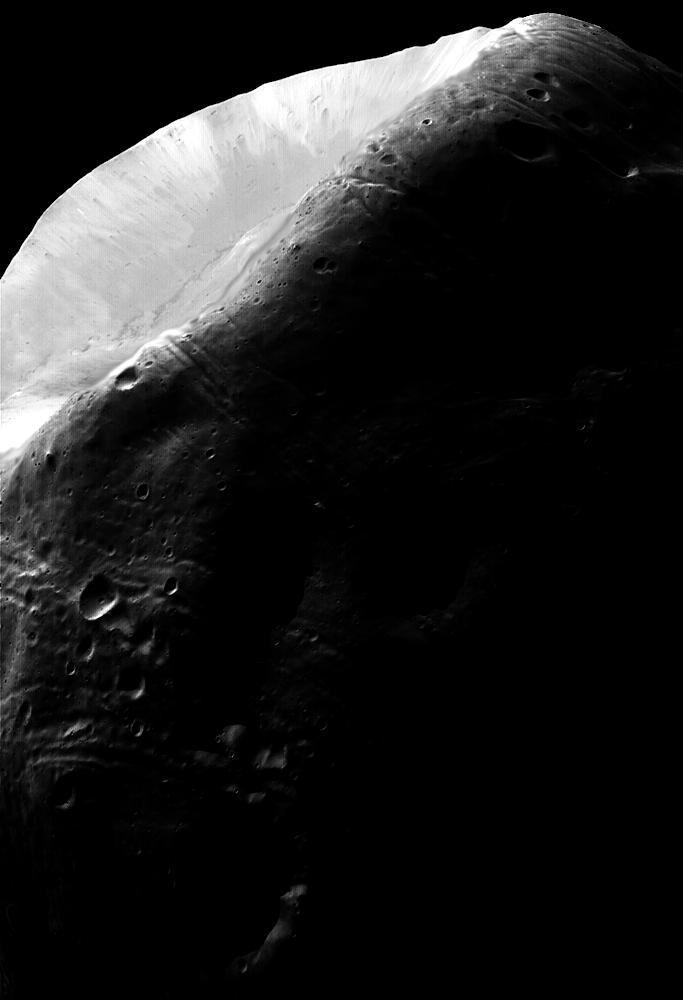
#> input picture images/phobos.jpg, 683 x 1000 px, given in place of phobos.png, which was not available
$ python phobos_matching.py
#> lines starting #> are read from the running program, lines starting #| are printed output that depends on the picture; pictures that were not available may be replaced by others from this repository, and a replacement may not be noted
#> further down, phobos is the input picture: shape (1000, 683) float64; min 0, max 1, mean 0.125
import numpy as np
import matplotlib.pyplot as plt
from skimage.io import imread
from skimage.util import img_as_float
from skimage.exposure import equalize_hist
import sys

def custom_histogram_equalization(image):
    """
    Apply histogram equalization to an image
    T(x_k) = L * cdf_I(k)
    """
    # Get image histogram
    hist, bins = np.histogram(image.flatten(), bins=256, range=(0, 1))
#> hist = 256 values, max 416871 at index 0, min 157 at index 144, mean 2668; bins = 257 values from 0 to 1

    # Calculate cumulative distribution function
    cdf = np.cumsum(hist)
#> cdf = 256 values from 416871 to 683000
    cdf_normalized = cdf / cdf[-1]  # Normalize to [0,1]
#> cdf_normalized = 256 values from 0.61 to 1

    # Apply histogram equalization using CDF as a mapping function
    equalized = np.interp(image.flatten(), bins[:-1], cdf_normalized)

    return equalized.reshape(image.shape)
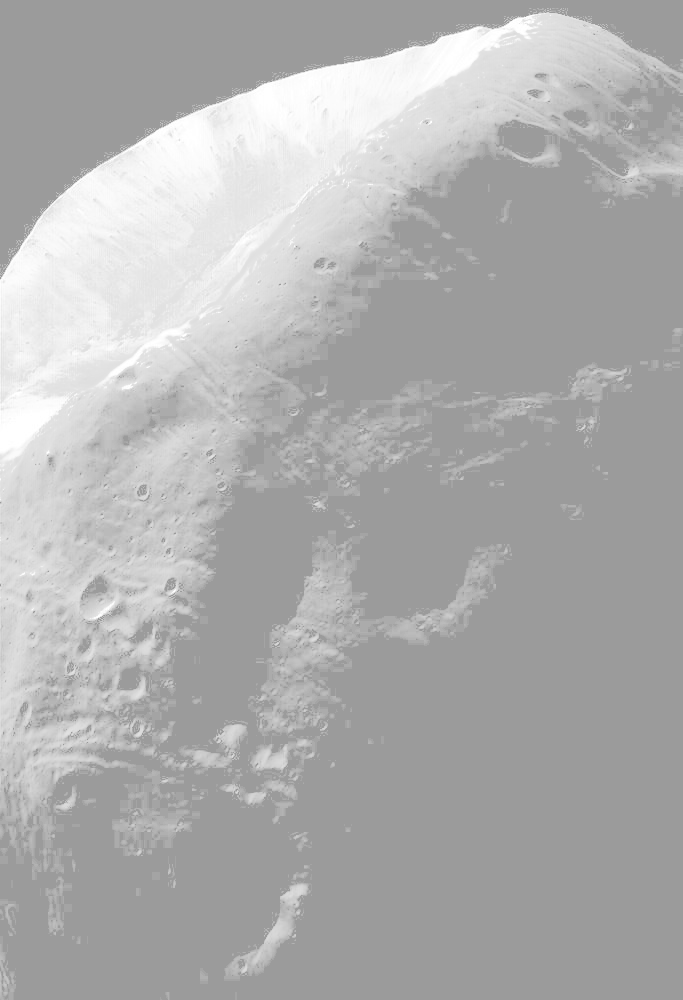
#> returned value: shape (1000, 683) float64; min 0.61, max 1, mean 0.688

def custom_histogram_matching(source, target_cdf, target_bins):
    """
    Transform source image to match a target histogram
    x₂ = cdf₂⁻¹(cdf₁(x₁))

    Parameters:
    -----------
    source : ndarray
        Source image to be transformed
    target_cdf : ndarray
        Target cumulative distribution function
    target_bins : ndarray
        Target intensity bins

    Returns:
    --------
    matched : ndarray
        The transformed source image
    """
    # Get source histogram and CDF
    src_hist, src_bins = np.histogram(source.flatten(), bins=256, range=(0, 1))
#> src_hist has the same summary as hist in custom_histogram_equalization; src_bins = 257 values from 0 to 1
    src_cdf = np.cumsum(src_hist)
#> src_cdf = 256 values from 416871 to 683000
    src_cdf_normalized = src_cdf / src_cdf[-1]  # Normalize to [0,1]
#> src_cdf_normalized = 256 values from 0.61 to 1

    # Step 1: Map source pixel values to their corresponding CDF values
    src_cdf_values = np.interp(source.flatten(), src_bins[:-1], src_cdf_normalized)

    # Step 2: Find target intensity values with the same CDF value
    matched = np.interp(src_cdf_values, target_cdf, target_bins[:-1])

    return matched.reshape(source.shape)
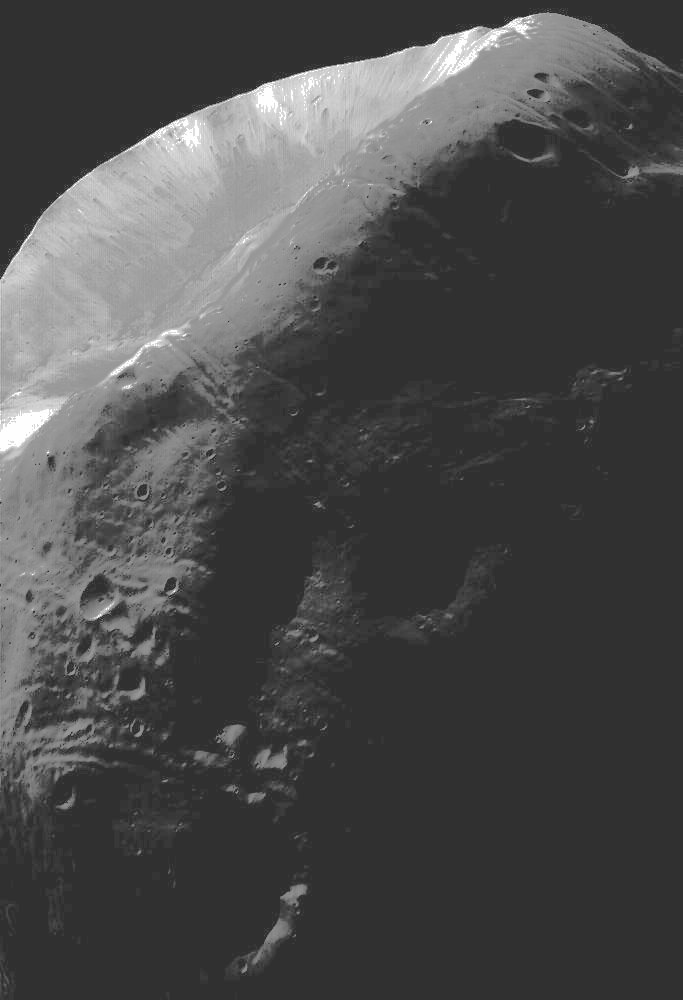
#> returned value: shape (1000, 683) float64; min 0.192, max 0.996, mean 0.297

# Load the Phobos image (with fallback to a synthetic image)
try:
    phobos = img_as_float(imread('../images/phobos.png', as_gray=True))
    image_name = 'Phobos'
except FileNotFoundError:
    # Create a synthetic image as fallback
    print("Phobos image not found, creating synthetic image")
    x, y = np.meshgrid(np.linspace(-5, 5, 256), np.linspace(-5, 5, 256))
    phobos = np.sin(x**2 + y**2) / (x**2 + y**2 + 1)
    phobos = (phobos - phobos.min()) / (phobos.max() - phobos.min())  # Normalize to [0,1]
    image_name = 'Synthetic'

# Create a target histogram (similar to the one in Figure 2.6f)
# This creates a distribution with a prominent peak at low intensity
# and a smaller peak at higher intensity
x = np.linspace(0, 1, 256)
target_hist = np.exp(-50 * (x - 0.1)**2) + 0.2 * np.exp(-30 * (x - 0.6)**2)
target_hist = target_hist / np.sum(target_hist)

# Calculate target CDF
target_cdf = np.cumsum(target_hist)
target_bins = np.linspace(0, 1, 256+1)

# Apply histogram equalization
equalized = custom_histogram_equalization(phobos)

# Apply histogram matching with our bimodal target
matched = custom_histogram_matching(phobos, target_cdf, target_bins)

# Create a figure layout similar to Figure 2.6
plt.figure(figsize=(15, 12))

# Row 1: Images
plt.subplot(331)
plt.imshow(phobos, cmap='gray')
plt.title('(a) Original image')
plt.axis('off')

plt.subplot(332)
plt.imshow(equalized.reshape(phobos.shape), cmap='gray')
plt.title('(b) Histogram equalization')
plt.axis('off')

plt.subplot(333)
plt.imshow(matched.reshape(phobos.shape), cmap='gray')
plt.title('(c) Histogram matching')
plt.axis('off')

# Row 2: Histograms of original and equalized
plt.subplot(334)
hist_orig, bins_orig = np.histogram(phobos.flatten(), bins=256, range=(0, 1))
#> hist_orig has the same summary as hist in custom_histogram_equalization; bins_orig = 257 values from 0 to 1
plt.bar(bins_orig[:-1], hist_orig, width=1/256, color='black')
plt.title('(d) Histogram of original image')
plt.xlim(0, 1)
plt.grid(alpha=0.3)

plt.subplot(335)
hist_eq, bins_eq = np.histogram(equalized, bins=256, range=(0, 1))
#> hist_eq = 256 values, max 416871 at index 156, min 0 at index 0, mean 2668; bins_eq = 257 values from 0 to 1
plt.bar(bins_eq[:-1], hist_eq, width=1/256, color='black')
plt.title('(e) Histogram after equalization')
plt.xlim(0, 1)
plt.grid(alpha=0.3)

# Row 3: Target histogram and result after matching
plt.subplot(336)
hist_matched, bins_matched = np.histogram(matched, bins=256, range=(0, 1))
#> hist_matched = 256 values, max 416871 at index 49, min 0 at index 0, mean 2668; bins_matched = 257 values from 0 to 1
plt.bar(bins_matched[:-1], hist_matched, width=1/256, color='black')
plt.title('(g) Histogram after matching')
plt.xlim(0, 1)
plt.grid(alpha=0.3)

plt.subplot(337)
plt.plot(x, target_hist, 'b-')
plt.title('(f) Target histogram')
plt.xlim(0, 1)
plt.grid(alpha=0.3)

# Plot the CDFs
plt.subplot(338)
src_hist, src_bins = np.histogram(phobos.flatten(), bins=256, range=(0, 1))
#> src_hist has the same summary as hist in custom_histogram_equalization; src_bins = 257 values from 0 to 1
src_cdf = np.cumsum(src_hist) / np.sum(src_hist)
#> src_cdf = 256 values from 0.61 to 1
plt.plot(src_bins[:-1], src_cdf, 'b-', label='Source CDF')
plt.plot(target_bins[:-1], target_cdf, 'r-', label='Target CDF')
plt.title('Cumulative Distribution Functions')
plt.legend()
plt.xlim(0, 1)
plt.ylim(0, 1)
plt.grid(alpha=0.3)

# Extract a small region to demonstrate the mapping
plt.subplot(339)
# Create a simplified version of Figure 2.2 to demonstrate the principle
plt.plot(src_bins[:-1], src_cdf, 'b-', label='cdf₁(x₁)')
plt.plot(target_bins[:-1], target_cdf, 'r-', label='cdf₂(x₂)')

# Add arrows to demonstrate the mapping for a specific value
x1 = 0.3
y = np.interp(x1, src_bins[:-1], src_cdf)
#> y = 0.856
x2 = np.interp(y, target_cdf, target_bins[:-1])
#> x2 = 0.558

plt.plot([x1, x1], [0, y], 'k--')
plt.plot([x1, x2], [y, y], 'k--')
plt.plot([x2, x2], [y, 0], 'k--')

plt.scatter(x1, y, color='black', s=30)
plt.scatter(x2, y, color='black', s=30)

plt.text(x1-0.05, -0.07, 'x₁', fontsize=12)
plt.text(x2-0.05, -0.07, 'x₂', fontsize=12)

plt.title('Histogram matching principle')
plt.legend()
plt.xlim(0, 1)
plt.ylim(0, 1)
plt.grid(alpha=0.3)

plt.tight_layout()
plt.suptitle(f'Histogram Matching of {image_name} Image', fontsize=16, y=0.99)
plt.subplots_adjust(top=0.95)
plt.show()
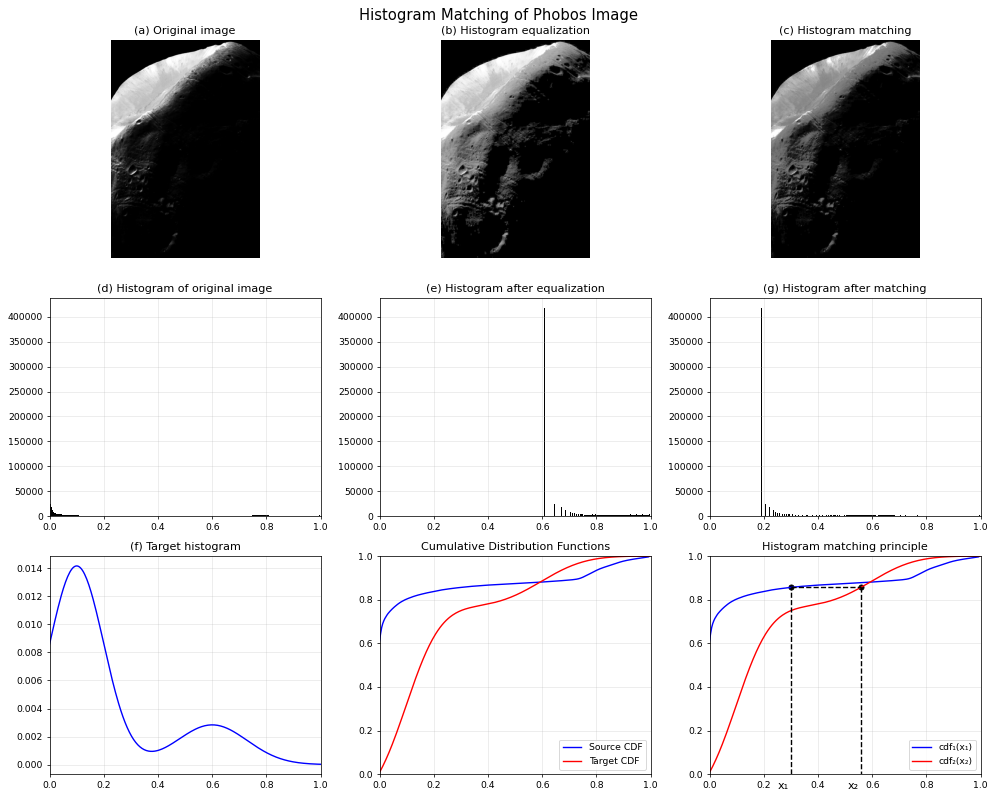
#> figure drawn by matplotlib, 9 panels; panel 4: tallest bar 416871 high, from x = -0.00195 to 0.00195; panel 5: tallest bar 416871 high, from x = 0.607 to 0.611; panel 6: tallest bar 416871 high, from x = 0.189 to 0.193; panel 7: curve peaks at x = 0.102, y = 0.0142
